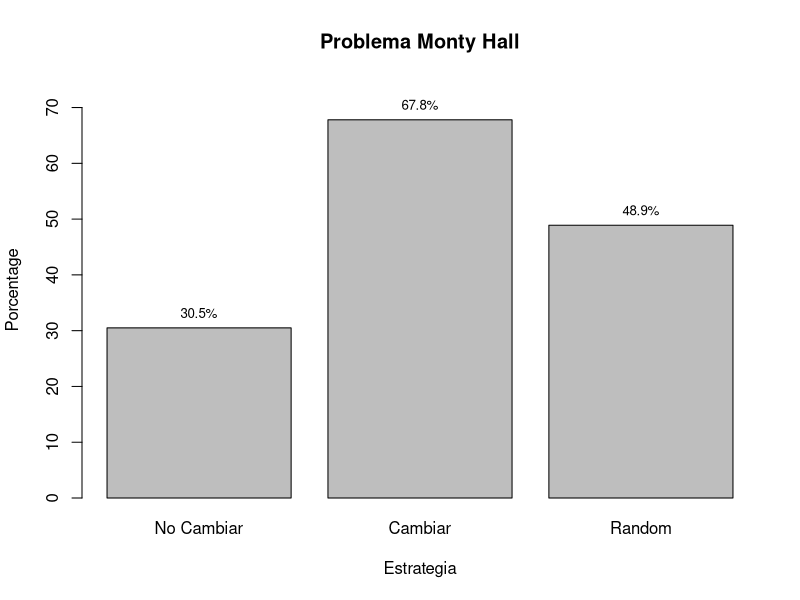
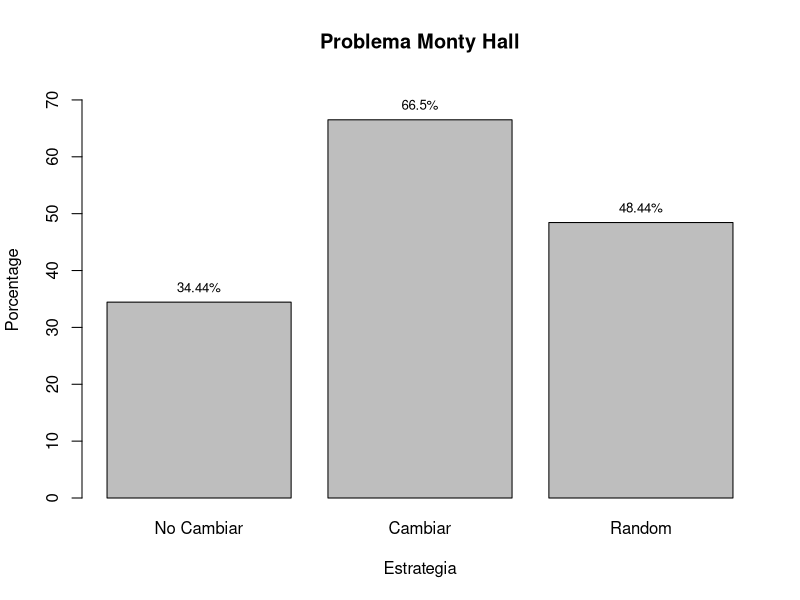
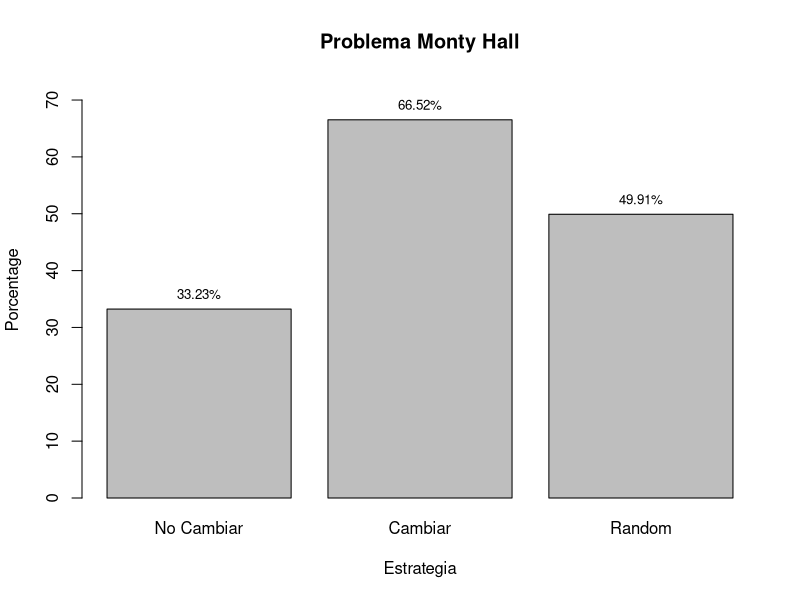
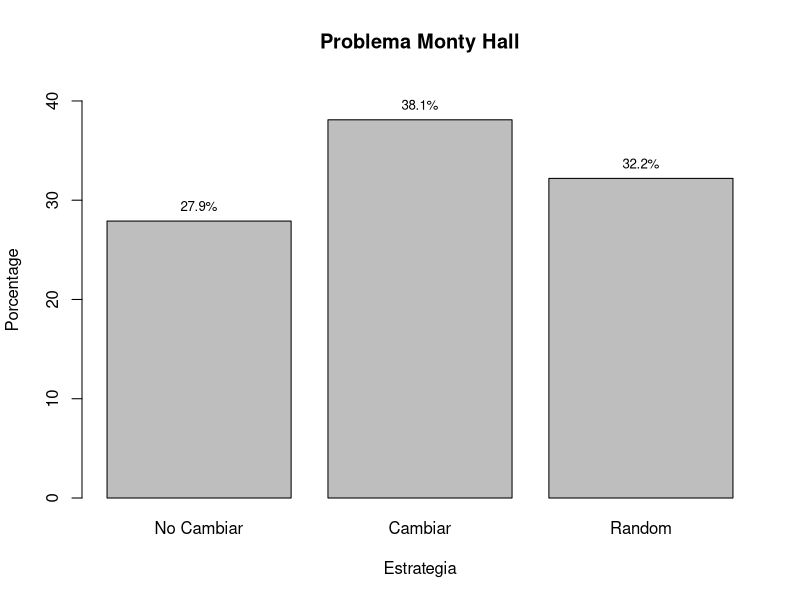
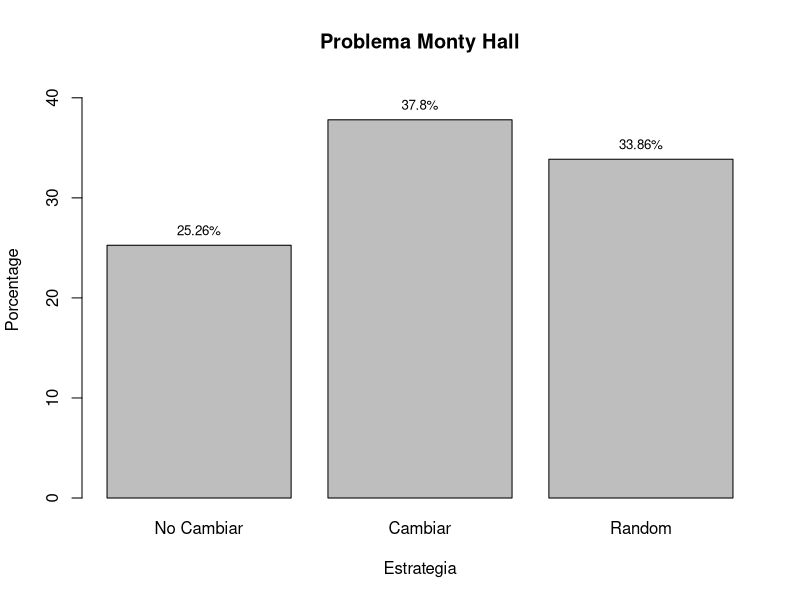
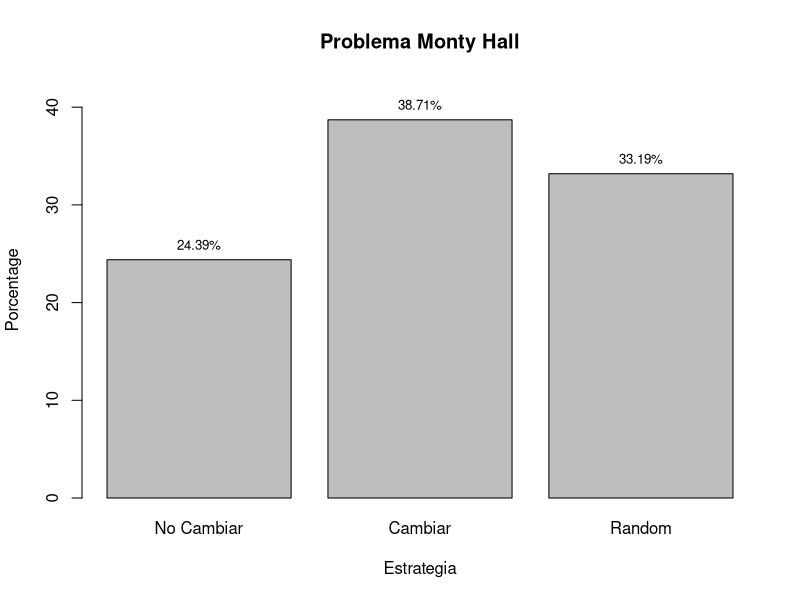
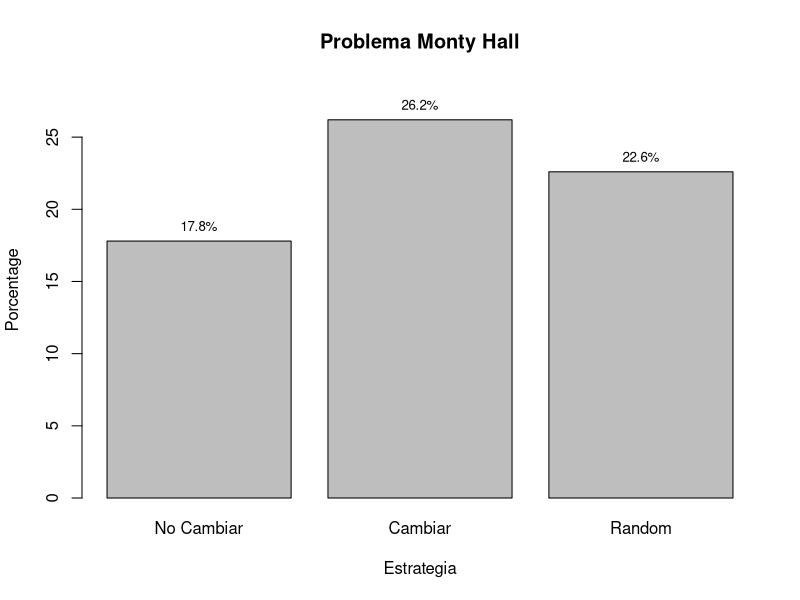
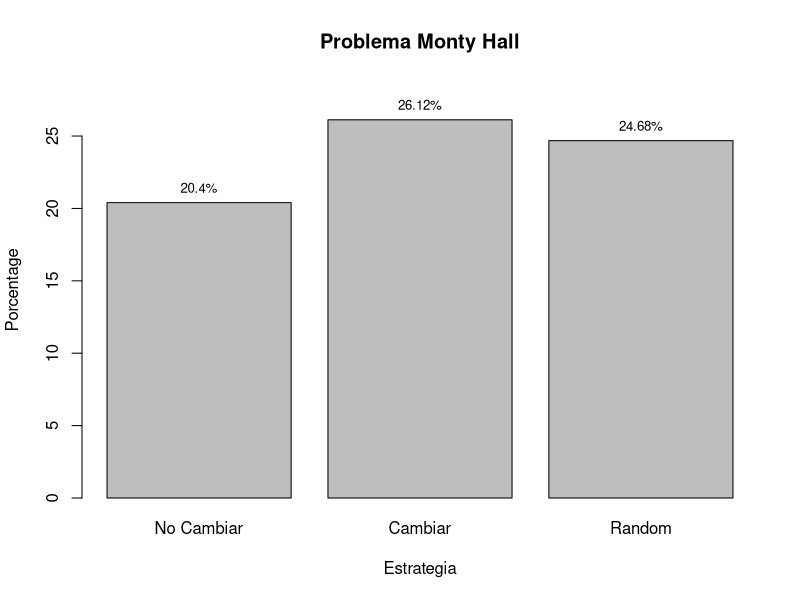

The R source for these figures, in order:
rm(list=ls())
montyHallAlgorithm<-function(strategy, number_of_doors, number_of_runs){
  doors<-1:number_of_doors
  winnings<-0 
  
  for(i in 1:number_of_runs)
  {
    prize_door<-floor(runif(1,1,number_of_doors+1)) 
    guessed_door<-floor(runif(1,1,number_of_doors+1)) 
    
    if(length(doors[-c(prize_door,guessed_door)]) != 1)
      door_to_reveal<-sample(doors[-c(prize_door,guessed_door)],1)
    else
      door_to_reveal<-doors[-c(prize_door,guessed_door)]
      
    if(strategy == 'cambiar')
      if (length(doors[-c(door_to_reveal,guessed_door)]) != 1)
        select <- sample(doors[-c(door_to_reveal,guessed_door)],1)
      else 
        select <- doors[-c(door_to_reveal, guessed_door)]
    
    if(strategy == 'no_cambiar')
      select <- guessed_door
    if(strategy == 'random')
      select <- sample(doors[-door_to_reveal],1)
    
    
    if(select == prize_door)
      winnings<-winnings+1
    
  }
  
  return(winnings/number_of_runs*100)
}
runsimulation<-function(doors, times){
  stay <- montyHallAlgorithm(strategy='no_cambiar', number_of_doors = doors, number_of_runs = times)
  switch <- montyHallAlgorithm(strategy='cambiar', number_of_doors = doors, number_of_runs = times)  
  random <- montyHallAlgorithm(strategy='random', number_of_doors = doors, number_of_runs = times)
  
  percentages <- as.numeric(c(stay, switch, random))
  
  ylim <- c(0, 1.1*max(percentages))
  
  graph <- barplot(percentages, main = 'Problema Monty Hall', xlab = "Estrategia", ylab = "Porcentage",
          names.arg = c("No Cambiar", "Cambiar", "Random"), ylim = ylim)
  
  text(x = graph, y = percentages, label = paste0(percentages,'%'), pos = 3, cex = 0.8)
  
}

runsimulation(3, 1000)
runsimulation(3, 5000)
runsimulation(3, 10000)

runsimulation(4, 1000)
runsimulation(4, 5000)
runsimulation(4, 10000)

runsimulation(5, 1000)
runsimulation(5, 5000)
runsimulation(5, 10000)

runsimulation(100, 10000)

